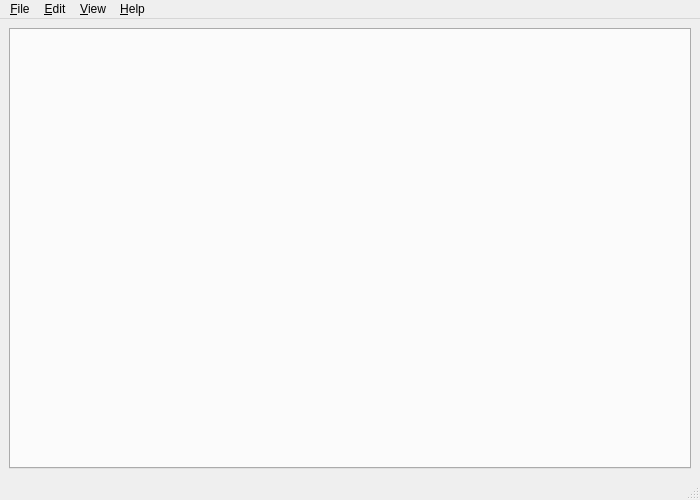
<?xml version="1.0" encoding="UTF-8"?>
<ui version="4.0">
 <author>Einar Uvsløkk, &lt;einar.uvslokk@linux.com&gt;</author>
 <class>MainWindow</class>
 <widget class="QMainWindow" name="MainWindow">
  <property name="geometry">
   <rect>
    <x>0</x>
    <y>0</y>
    <width>700</width>
    <height>500</height>
   </rect>
  </property>
  <property name="windowTitle">
   <string>Luma</string>
  </property>
  <property name="windowOpacity">
   <double>1.000000000000000</double>
  </property>
  <widget class="QWidget" name="centralwidget">
   <layout class="QGridLayout" name="gridLayout">
    <item row="0" column="0">
     <widget class="QTabWidget" name="mainTabs"/>
    </item>
   </layout>
  </widget>
  <widget class="QMenuBar" name="menubar">
   <property name="geometry">
    <rect>
     <x>0</x>
     <y>0</y>
     <width>700</width>
     <height>25</height>
    </rect>
   </property>
   <widget class="QMenu" name="menuFile">
    <property name="title">
     <string>&amp;File</string>
    </property>
    <addaction name="separator"/>
    <addaction name="separator"/>
    <addaction name="actionQuit"/>
   </widget>
   <widget class="QMenu" name="menuEdit">
    <property name="title">
     <string>&amp;Edit</string>
    </property>
    <widget class="QMenu" name="menuLanguage">
     <property name="title">
      <string>Language</string>
     </property>
    </widget>
    <addaction name="actionEditServerList"/>
    <addaction name="separator"/>
    <addaction name="actionReloadPlugins"/>
    <addaction name="actionConfigurePlugins"/>
    <addaction name="separator"/>
    <addaction name="menuLanguage"/>
    <addaction name="separator"/>
    <addaction name="actionEditSettings"/>
   </widget>
   <widget class="QMenu" name="menuHelp">
    <property name="title">
     <string>&amp;Help</string>
    </property>
    <addaction name="actionAboutLuma"/>
   </widget>
   <widget class="QMenu" name="menu_View">
    <property name="title">
     <string>&amp;View</string>
    </property>
    <addaction name="actionShowPluginList"/>
    <addaction name="actionShowWelcomeTab"/>
    <addaction name="separator"/>
    <addaction name="actionShowToolbar"/>
    <addaction name="actionShowStatusbar"/>
    <addaction name="actionShowLogger"/>
    <addaction name="separator"/>
    <addaction name="actionFullscreen"/>
   </widget>
   <addaction name="menuFile"/>
   <addaction name="menuEdit"/>
   <addaction name="menu_View"/>
   <addaction name="menuHelp"/>
  </widget>
  <widget class="QStatusBar" name="statusBar"/>
  <action name="actionShowLogger">
   <property name="checkable">
    <bool>true</bool>
   </property>
   <property name="text">
    <string>Logger Window</string>
   </property>
   <property name="shortcut">
    <string>Ctrl+L</string>
   </property>
  </action>
  <action name="actionQuit">
   <property name="text">
    <string>Quit</string>
   </property>
   <property name="shortcut">
    <string>Ctrl+Q</string>
   </property>
  </action>
  <action name="actionEditServerList">
   <property name="text">
    <string>Server List</string>
   </property>
   <property name="shortcut">
    <string>Ctrl+Shift+S</string>
   </property>
  </action>
  <action name="actionReloadPlugins">
   <property name="text">
    <string>Reload Plugins</string>
   </property>
   <property name="shortcut">
    <string>F5</string>
   </property>
  </action>
  <action name="actionConfigurePlugins">
   <property name="text">
    <string>Configure Plugins</string>
   </property>
  </action>
  <action name="actionAboutLuma">
   <property name="text">
    <string>About Luma</string>
   </property>
   <property name="shortcut">
    <string>F12</string>
   </property>
  </action>
  <action name="actionEditSettings">
   <property name="text">
    <string>Settings</string>
   </property>
  </action>
  <action name="actionShowPluginList">
   <property name="checkable">
    <bool>false</bool>
   </property>
   <property name="text">
    <string>Show Plugin List</string>
   </property>
   <property name="shortcut">
    <string>Ctrl+P</string>
   </property>
  </action>
  <action name="actionShowWelcomeTab">
   <property name="checkable">
    <bool>false</bool>
   </property>
   <property name="enabled">
    <bool>false</bool>
   </property>
   <property name="text">
    <string>Show Welcome Tab</string>
   </property>
   <property name="shortcut">
    <string>Ctrl+Shift+W</string>
   </property>
  </action>
  <action name="actionShowToolbar">
   <property name="checkable">
    <bool>true</bool>
   </property>
   <property name="text">
    <string>Toolbar</string>
   </property>
  </action>
  <action name="actionShowStatusbar">
   <property name="checkable">
    <bool>true</bool>
   </property>
   <property name="checked">
    <bool>true</bool>
   </property>
   <property name="text">
    <string>Statusbar</string>
   </property>
  </action>
  <action name="actionFullscreen">
   <property name="checkable">
    <bool>true</bool>
   </property>
   <property name="text">
    <string>Fullscreen</string>
   </property>
  </action>
 </widget>
 <resources/>
 <connections>
  <connection>
   <sender>actionQuit</sender>
   <signal>triggered()</signal>
   <receiver>MainWindow</receiver>
   <slot>close()</slot>
   <hints>
    <hint type="sourcelabel">
     <x>-1</x>
     <y>-1</y>
    </hint>
    <hint type="destinationlabel">
     <x>275</x>
     <y>270</y>
    </hint>
   </hints>
  </connection>
  <connection>
   <sender>actionAboutLuma</sender>
   <signal>triggered()</signal>
   <receiver>MainWindow</receiver>
   <slot>showAboutLuma()</slot>
   <hints>
    <hint type="sourcelabel">
     <x>-1</x>
     <y>-1</y>
    </hint>
    <hint type="destinationlabel">
     <x>275</x>
     <y>270</y>
    </hint>
   </hints>
  </connection>
  <connection>
   <sender>actionConfigurePlugins</sender>
   <signal>triggered()</signal>
   <receiver>MainWindow</receiver>
   <slot>configurePlugins()</slot>
   <hints>
    <hint type="sourcelabel">
     <x>-1</x>
     <y>-1</y>
    </hint>
    <hint type="destinationlabel">
     <x>275</x>
     <y>270</y>
    </hint>
   </hints>
  </connection>
  <connection>
   <sender>actionReloadPlugins</sender>
   <signal>triggered()</signal>
   <receiver>MainWindow</receiver>
   <slot>reloadPlugins()</slot>
   <hints>
    <hint type="sourcelabel">
     <x>-1</x>
     <y>-1</y>
    </hint>
    <hint type="destinationlabel">
     <x>275</x>
     <y>270</y>
    </hint>
   </hints>
  </connection>
  <connection>
   <sender>actionShowLogger</sender>
   <signal>toggled(bool)</signal>
   <receiver>MainWindow</receiver>
   <slot>toggleLoggerWindow(bool)</slot>
   <hints>
    <hint type="sourcelabel">
     <x>-1</x>
     <y>-1</y>
    </hint>
    <hint type="destinationlabel">
     <x>275</x>
     <y>270</y>
    </hint>
   </hints>
  </connection>
  <connection>
   <sender>actionEditServerList</sender>
   <signal>triggered()</signal>
   <receiver>MainWindow</receiver>
   <slot>showServerEditor()</slot>
   <hints>
    <hint type="sourcelabel">
     <x>-1</x>
     <y>-1</y>
    </hint>
    <hint type="destinationlabel">
     <x>275</x>
     <y>270</y>
    </hint>
   </hints>
  </connection>
  <connection>
   <sender>actionEditSettings</sender>
   <signal>triggered()</signal>
   <receiver>MainWindow</receiver>
   <slot>showSettingsDialog()</slot>
   <hints>
    <hint type="sourcelabel">
     <x>-1</x>
     <y>-1</y>
    </hint>
    <hint type="destinationlabel">
     <x>275</x>
     <y>270</y>
    </hint>
   </hints>
  </connection>
  <connection>
   <sender>mainTabs</sender>
   <signal>tabCloseRequested(int)</signal>
   <receiver>MainWindow</receiver>
   <slot>tabClose()</slot>
   <hints>
    <hint type="sourcelabel">
     <x>456</x>
     <y>288</y>
    </hint>
    <hint type="destinationlabel">
     <x>456</x>
     <y>287</y>
    </hint>
   </hints>
  </connection>
  <connection>
   <sender>actionShowPluginList</sender>
   <signal>triggered()</signal>
   <receiver>MainWindow</receiver>
   <slot>showPlugins()</slot>
   <hints>
    <hint type="sourcelabel">
     <x>-1</x>
     <y>-1</y>
    </hint>
    <hint type="destinationlabel">
     <x>456</x>
     <y>287</y>
    </hint>
   </hints>
  </connection>
  <connection>
   <sender>actionShowWelcomeTab</sender>
   <signal>triggered()</signal>
   <receiver>MainWindow</receiver>
   <slot>showWelcome()</slot>
   <hints>
    <hint type="sourcelabel">
     <x>-1</x>
     <y>-1</y>
    </hint>
    <hint type="destinationlabel">
     <x>456</x>
     <y>287</y>
    </hint>
   </hints>
  </connection>
  <connection>
   <sender>actionShowStatusbar</sender>
   <signal>toggled(bool)</signal>
   <receiver>MainWindow</receiver>
   <slot>toggleStatusbar(bool)</slot>
   <hints>
    <hint type="sourcelabel">
     <x>-1</x>
     <y>-1</y>
    </hint>
    <hint type="destinationlabel">
     <x>349</x>
     <y>249</y>
    </hint>
   </hints>
  </connection>
  <connection>
   <sender>actionShowToolbar</sender>
   <signal>toggled(bool)</signal>
   <receiver>MainWindow</receiver>
   <slot>toggleToolbar(bool)</slot>
   <hints>
    <hint type="sourcelabel">
     <x>-1</x>
     <y>-1</y>
    </hint>
    <hint type="destinationlabel">
     <x>349</x>
     <y>249</y>
    </hint>
   </hints>
  </connection>
  <connection>
   <sender>actionFullscreen</sender>
   <signal>toggled(bool)</signal>
   <receiver>MainWindow</receiver>
   <slot>toggleFullscreen(bool)</slot>
   <hints>
    <hint type="sourcelabel">
     <x>-1</x>
     <y>-1</y>
    </hint>
    <hint type="destinationlabel">
     <x>349</x>
     <y>249</y>
    </hint>
   </hints>
  </connection>
 </connections>
 <slots>
  <slot>quitApplication()</slot>
  <slot>toggleLoggerWindow(bool)</slot>
  <slot>reloadPlugins()</slot>
  <slot>configurePlugins()</slot>
  <slot>showAboutLuma()</slot>
  <slot>showServerEditor()</slot>
  <slot>showSettingsDialog()</slot>
  <slot>tabClose()</slot>
  <slot>showPlugins()</slot>
  <slot>showWelcome()</slot>
  <slot>toggleStatusbar(bool)</slot>
  <slot>toggleToolbar(bool)</slot>
  <slot>toggleFullscreen(bool)</slot>
 </slots>
</ui>
